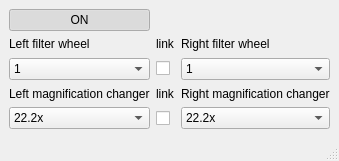
<?xml version="1.0" encoding="UTF-8"?>
<ui version="4.0">
 <class>MainWindow</class>
 <widget class="QMainWindow" name="MainWindow">
  <property name="geometry">
   <rect>
    <x>0</x>
    <y>0</y>
    <width>322</width>
    <height>161</height>
   </rect>
  </property>
  <property name="windowTitle">
   <string>MainWindow</string>
  </property>
  <widget class="QWidget" name="centralwidget">
   <layout class="QGridLayout" name="gridLayout">
    <item row="2" column="0" rowspan="2">
     <widget class="QComboBox" name="comboBox">
      <item>
       <property name="text">
        <string>1</string>
       </property>
      </item>
      <item>
       <property name="text">
        <string>2</string>
       </property>
      </item>
      <item>
       <property name="text">
        <string>3</string>
       </property>
      </item>
      <item>
       <property name="text">
        <string>4</string>
       </property>
      </item>
      <item>
       <property name="text">
        <string>5</string>
       </property>
      </item>
      <item>
       <property name="text">
        <string>6</string>
       </property>
      </item>
     </widget>
    </item>
    <item row="4" column="0">
     <widget class="QLabel" name="label_3">
      <property name="text">
       <string>Left magnification changer</string>
      </property>
     </widget>
    </item>
    <item row="1" column="2">
     <widget class="QLabel" name="label_2">
      <property name="text">
       <string>Right filter wheel</string>
      </property>
     </widget>
    </item>
    <item row="5" column="0" rowspan="2">
     <widget class="QComboBox" name="comboBox_3">
      <item>
       <property name="text">
        <string>22.2x</string>
       </property>
      </item>
     </widget>
    </item>
    <item row="5" column="2" rowspan="2">
     <widget class="QComboBox" name="comboBox_4">
      <item>
       <property name="text">
        <string>22.2x</string>
       </property>
      </item>
     </widget>
    </item>
    <item row="4" column="2">
     <widget class="QLabel" name="label_4">
      <property name="text">
       <string>Right magnification changer</string>
      </property>
     </widget>
    </item>
    <item row="1" column="0">
     <widget class="QLabel" name="label">
      <property name="text">
       <string>Left filter wheel</string>
      </property>
     </widget>
    </item>
    <item row="0" column="0">
     <widget class="QPushButton" name="pushButton">
      <property name="text">
       <string>ON</string>
      </property>
      <property name="checkable">
       <bool>true</bool>
      </property>
      <property name="checked">
       <bool>true</bool>
      </property>
     </widget>
    </item>
    <item row="5" column="1" rowspan="2">
     <widget class="QCheckBox" name="checkBox_2">
      <property name="text">
       <string/>
      </property>
     </widget>
    </item>
    <item row="1" column="1">
     <widget class="QLabel" name="label_5">
      <property name="text">
       <string>link</string>
      </property>
     </widget>
    </item>
    <item row="2" column="1" rowspan="2">
     <widget class="QCheckBox" name="checkBox">
      <property name="text">
       <string/>
      </property>
     </widget>
    </item>
    <item row="4" column="1">
     <widget class="QLabel" name="label_6">
      <property name="text">
       <string>link</string>
      </property>
     </widget>
    </item>
    <item row="2" column="2" rowspan="2">
     <widget class="QComboBox" name="comboBox_2">
      <item>
       <property name="text">
        <string>1</string>
       </property>
      </item>
      <item>
       <property name="text">
        <string>2</string>
       </property>
      </item>
      <item>
       <property name="text">
        <string>3</string>
       </property>
      </item>
      <item>
       <property name="text">
        <string>4</string>
       </property>
      </item>
      <item>
       <property name="text">
        <string>5</string>
       </property>
      </item>
      <item>
       <property name="text">
        <string>6</string>
       </property>
      </item>
      <item>
       <property name="text">
        <string/>
       </property>
      </item>
     </widget>
    </item>
   </layout>
  </widget>
  <widget class="QStatusBar" name="statusbar"/>
 </widget>
 <resources/>
 <connections/>
</ui>
